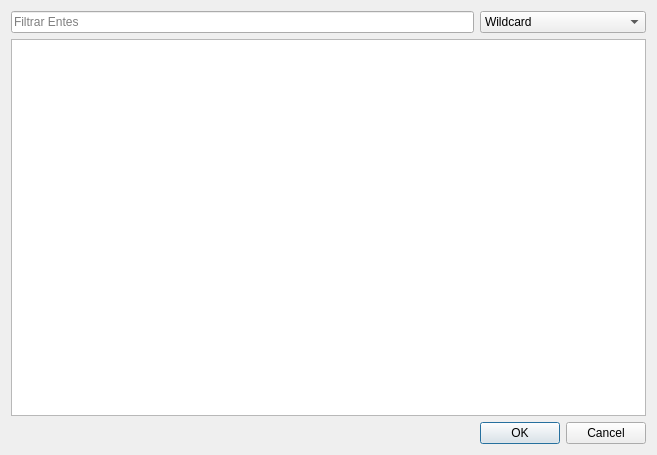
<?xml version="1.0" encoding="UTF-8"?>
<ui version="4.0">
 <class>Dialog</class>
 <widget class="QDialog" name="Dialog">
  <property name="windowModality">
   <enum>Qt::WindowModal</enum>
  </property>
  <property name="geometry">
   <rect>
    <x>0</x>
    <y>0</y>
    <width>657</width>
    <height>455</height>
   </rect>
  </property>
  <property name="windowTitle">
   <string>Selección de portales</string>
  </property>
  <layout class="QGridLayout" name="gridLayout">
   <item row="2" column="1">
    <spacer name="horizontalSpacer">
     <property name="orientation">
      <enum>Qt::Horizontal</enum>
     </property>
     <property name="sizeHint" stdset="0">
      <size>
       <width>40</width>
       <height>20</height>
      </size>
     </property>
    </spacer>
   </item>
   <item row="2" column="4">
    <widget class="QDialogButtonBox" name="buttonBox">
     <property name="orientation">
      <enum>Qt::Horizontal</enum>
     </property>
     <property name="standardButtons">
      <set>QDialogButtonBox::Cancel|QDialogButtonBox::Ok</set>
     </property>
    </widget>
   </item>
   <item row="2" column="2">
    <spacer name="horizontalSpacer_2">
     <property name="orientation">
      <enum>Qt::Horizontal</enum>
     </property>
     <property name="sizeHint" stdset="0">
      <size>
       <width>40</width>
       <height>20</height>
      </size>
     </property>
    </spacer>
   </item>
   <item row="0" column="4">
    <widget class="QComboBox" name="comboBox">
     <item>
      <property name="text">
       <string>Wildcard</string>
      </property>
     </item>
     <item>
      <property name="text">
       <string>Regex</string>
      </property>
     </item>
    </widget>
   </item>
   <item row="1" column="1" colspan="4">
    <widget class="QTableView" name="tableView"/>
   </item>
   <item row="2" column="3">
    <spacer name="horizontalSpacer_3">
     <property name="orientation">
      <enum>Qt::Horizontal</enum>
     </property>
     <property name="sizeHint" stdset="0">
      <size>
       <width>40</width>
       <height>20</height>
      </size>
     </property>
    </spacer>
   </item>
   <item row="0" column="1" colspan="3">
    <widget class="QLineEdit" name="lineEdit">
     <property name="placeholderText">
      <string>Filtrar Entes</string>
     </property>
    </widget>
   </item>
  </layout>
 </widget>
 <resources/>
 <connections>
  <connection>
   <sender>buttonBox</sender>
   <signal>accepted()</signal>
   <receiver>Dialog</receiver>
   <slot>accept()</slot>
   <hints>
    <hint type="sourcelabel">
     <x>248</x>
     <y>254</y>
    </hint>
    <hint type="destinationlabel">
     <x>157</x>
     <y>274</y>
    </hint>
   </hints>
  </connection>
  <connection>
   <sender>buttonBox</sender>
   <signal>rejected()</signal>
   <receiver>Dialog</receiver>
   <slot>reject()</slot>
   <hints>
    <hint type="sourcelabel">
     <x>316</x>
     <y>260</y>
    </hint>
    <hint type="destinationlabel">
     <x>286</x>
     <y>274</y>
    </hint>
   </hints>
  </connection>
 </connections>
</ui>
